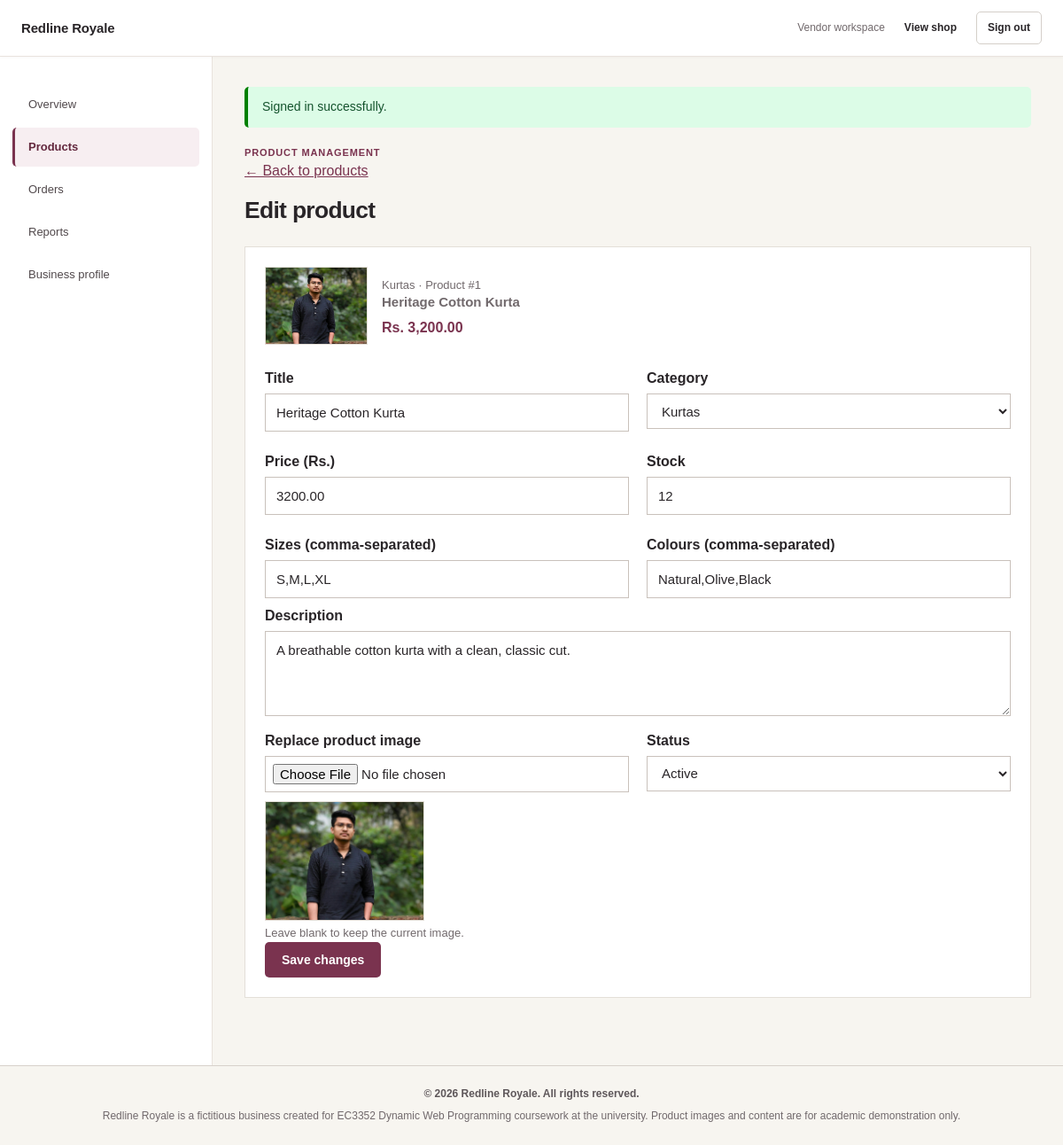
Page /vendor-product-edit.php?id=1 (signed in) on the committed database.
### tables this page shows
CREATE TABLE products (
  product_id INT UNSIGNED AUTO_INCREMENT PRIMARY KEY,
  vendor_id INT UNSIGNED NOT NULL,
  category_id INT UNSIGNED NOT NULL,
  title VARCHAR(180) NOT NULL,
  description TEXT,
  price DECIMAL(10,2) NOT NULL CHECK (price >= 0),
  stock INT UNSIGNED NOT NULL DEFAULT 0,
  image_url VARCHAR(255),
  status ENUM('active','inactive')
    NOT NULL DEFAULT 'active',
  views INT UNSIGNED NOT NULL DEFAULT 0,
  FOREIGN KEY (vendor_id) REFERENCES users(user_id),
  FOREIGN KEY (category_id)
    REFERENCES categories(category_id)
);

CREATE TABLE categories (
  category_id INT UNSIGNED AUTO_INCREMENT PRIMARY KEY,
  name VARCHAR(80) NOT NULL UNIQUE
);

### includes/bootstrap.php (called while the page is built, shortened)
<?php
function e($value) { return htmlspecialchars((string)$value, ENT_QUOTES, 'UTF-8'); }
function asset_url($path) { $path = ltrim((string)$path, '/'); if (str_starts_with($path, 'assets/images/')) $path = substr($path, 7); $base = trim(str_replace('\\', '/', dirname($_SERVER['SCRIPT_NAME'] ?? '/')), '/'); return ($base === '' ? '' : '/'.$base).'/'.$path; }
function product_image_url(array $product) {
    $title = mb_strtolower(trim((string)($product['title'] ?? '')));
    $image = (string)($product['image_url'] ?? '');
    return $image ?: 'images/products/heritage-cotton-kurta.svg';
}

### public/vendor-product-edit.php (the view, shortened to what this page needs)
<?php
require_once __DIR__.'/../includes/bootstrap.php';
$vendorId=(int)signed_in()['user_id'];
$id=(int)($_GET['id']??0);
$st=$pdo->prepare('SELECT p.*,c.name category FROM products p JOIN categories c ON c.category_id=p.category_id WHERE p.product_id=? AND p.vendor_id=?');
$st->execute([$id,$vendorId]);
$product=$st->fetch();
$categories=$pdo->query('SELECT category_id,name FROM categories ORDER BY name')->fetchAll();
include __DIR__.'/../includes/header.php';
?>
<p class="eyebrow">Product management</p>
<p><a href="product-list.php">← Back to products</a></p>
<h1>Edit product</h1>
<form class="panel product-form product-edit vendor-product-edit" action="product-list.php" method="post" enctype="multipart/form-data">
  <div class="product-edit-heading">
    <img class="admin-product-image" src="<?=e(asset_url(product_image_url($product)))?>" alt="<?=e($product['title'])?>">
    <div><small><?=e($product['category'])?> · Product #<?=(int)$product['product_id']?></small><h2><?=e($product['title'])?></h2><p class="price">Rs. <?=number_format((float)$product['price'],2)?></p></div>
  </div>
  <div class="fields">
    <div><label for="product-title">Title</label><input id="product-title" name="title" value="<?=e($product['title'])?>" required></div>
    <div><label for="product-category">Category</label><select id="product-category" name="category_id" required><?php foreach($categories as $category):?><option value="<?=(int)$category['category_id']?>" <?=$category['category_id']==$product['category_id']?'selected':''?>><?=e($category['name'])?></option><?php endforeach;?></select></div>
    <div><label for="product-price">Price (Rs.)</label><input id="product-price" type="number" min="0" step="0.01" name="price" value="<?=e($product['price'])?>" required></div>
    <div><label for="product-stock">Stock</label><input id="product-stock" type="number" min="0" name="stock" value="<?=(int)$product['stock']?>" required></div>
    <div><label for="product-sizes">Sizes (comma-separated)</label><input id="product-sizes" name="sizes" value="<?=e($product['sizes'])?>" required></div>
    <div><label for="product-colours">Colours (comma-separated)</label><input id="product-colours" name="colours" value="<?=e($product['colours'])?>" required></div>
  </div>
  <label for="product-description">Description</label><textarea id="product-description" name="description" required><?=e($product['description'])?></textarea>
  <div class="fields">
    <div><label for="product-image">Replace product image</label><input id="product-image" type="file" name="product_image" data-image-preview="product-image-preview" accept="image/jpeg,image/png,image/webp,image/gif"><img id="product-image-preview" class="image-preview" src="<?=e(asset_url(product_image_url($product)))?>" alt="Current product image preview"><small>Leave blank to keep the current image.</small></div>
    <div><label for="product-status">Status</label><select id="product-status" name="status"><option value="active" <?=$product['status']==='active'?'selected':''?>>Active</option></select></div>
  </div>
  <p><button type="submit">Save changes</button></p>
</form>
<?php include __DIR__.'/../includes/footer.php'; ?>

### rows in the picture
products: image_url (picture), category.name "Kurtas", product_id "1", title "Heritage Cotton Kurta", price "3,200.00", category_id "Kurtas", price "3200.00", stock "12", sizes "S,M,L,XL", colours "Natural,Olive,Black", description "A breathable cotton kurta with a clean, classic cut.", status "Active"

### other values in the picture
$label "Overview"
$label "Products"
$label "Orders"
$label "Reports"
$label "Business profile"
$notice "Signed in successfully."
